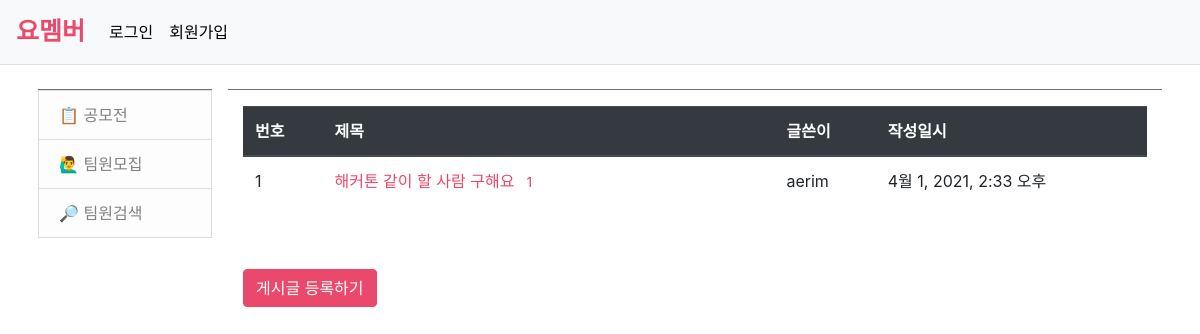
Page /yomember/team on the committed database.
### yomember/models.py (models this page shows, shortened)
class Question(models.Model):
    subject = models.CharField(max_length=200)
    content = models.TextField()
    create_date = models.DateTimeField()
    author = models.ForeignKey(User, on_delete=models.CASCADE)

### yomember/views.py (the view)
# urls.py: path('team', views.team, name='team'),
def team(request):
    question_list = Question.objects.order_by('-create_date')
    context = {'question_list': question_list}
    return render(request, 'yomember/team.html', context)

### templates/yomember/team.html
{% extends 'base.html' %}
{% block content %}
<div class = "container my-3">
    <table class = "table">
        <thead>
        <tr class="thead-dark">
            <th>번호</th>
            <th style="width:50%">제목</th>
            <th>글쓴이</th>
            <th>작성일시</th>
        </tr>
        </thead>
        <tbody>
        {% if question_list %}
        {% for question in question_list %}
        <tr class="text-left">
            <td>{{ forloop.counter }}</td>
            <td class="text-left">
                <a href="{% url 'yomember:detail' question.id %}" style="color: #EB496B;">{{ question.subject }}</a>
                {% if question.comment_set.count > 0 %}
                <span class="text-danger small ml-2">{{ question.comment_set.count }}</span>
                {% endif %}
            </td>
            <td>{{ question.author.username }}</td>
            <td>{{ question.create_date }}</td>
        </tr>
        {% endfor %}
        {% else %}
        <tr>
            <td colspan="3">게시글이 없습니다.</td>
        </tr>
        {% endif %}
        </tbody>
    </table>
    <br><br>
    <a href="{% url 'yomember:question_create' %}" class="btn btn-primary" style="background-color: #EB496B; border-color: #EB496B;">게시글 등록하기</a>
</div>
{% endblock %}

### rows in the picture
Question: subject "해커톤 같이 할 사람 구해요", comment_set.count "1", author.username "aerim", create_date "4월 1, 2021, 2:33 오후"
